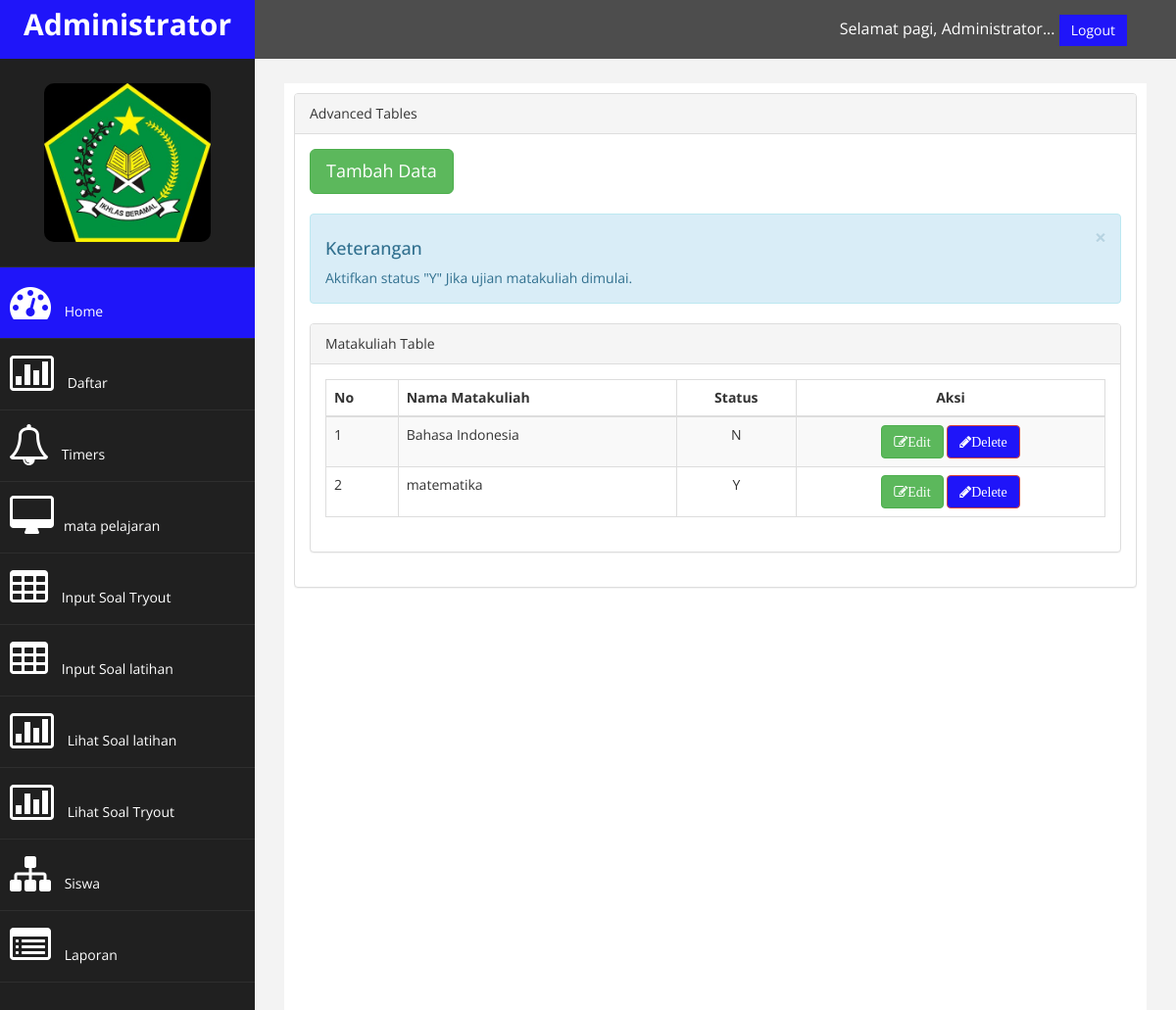
Screenshot of /admin/home.php?page=matkul with the database file from the repository.
### tables this page shows
CREATE TABLE `kategori` (
  `id_kategori` int(5) NOT NULL,
  `nama_kategori` varchar(100) NOT NULL,
  `aktif` enum('Y','N') NOT NULL DEFAULT 'Y'
);

### admin/matkul.php (the view, shortened to what this page needs)
        <a href="?page=aksi&matkul=form-input" class="btn btn-success btn-lg">Tambah Data</a>
		<br/>
		<br/>
<div class="alert alert-info alert-dismissable">
                                <button type="button" class="close" data-dismiss="alert" aria-hidden="true">×</button>
								<h4>Keterangan</h4>
			Aktifkan status "Y" Jika ujian matakuliah dimulai.
			 </div>
		     <div class="panel panel-default">
                        <div class="panel-heading">
                             Matakuliah Table
                        </div>
                        <div class="panel-body">
           <div class="table-responsive">
                                <table class="table table-striped table-bordered table-hover" id="dataTables-example">
                <thead>
                    <tr>
					<th>No</th>
		            <th>Nama Matakuliah</th>
					<th><center>Status</center></th>
					<th><center>Aksi</center></th>
                    </tr>
                </thead>
                <tbody>
                    <?php
				   $tampil=mysql_query("select * from kategori ORDER BY nama_kategori");
					  $no = 1;
                      while($k=mysql_fetch_array($tampil)){
                      echo "<tr>";
                      echo "<td>$no</td>";
					  echo "<td>$k[nama_kategori]</td>";
					  echo "<td><center>$k[aktif]</center></td>";
					  echo "<td><center><a class='btn btn-success' href='?page=aksi&matkul=form-edit&id=$k[id_kategori]'><i class='fa fa-edit'>Edit</i></a>
					            <a class='btn btn-danger' href='?page=aksi&matkul=hapus&id=$k[id_kategori]'><i class='fa fa-pencil'>Delete</i></a></center></td>";
					  echo "</tr>";
                      $no++;
                    }
echo "</tbody></table> ";
                    ?>
			 </div>
			 </div>
			 </div>

### admin/assets/css/custom.css (style rules this page uses)
body { font-family: 'Open Sans', sans-serif; }
h4 { padding-top:10px; }

### rows the page displays
kategori: nama_kategori "Bahasa Indonesia", aktif "N"
kategori: nama_kategori "matematika", aktif "Y"
